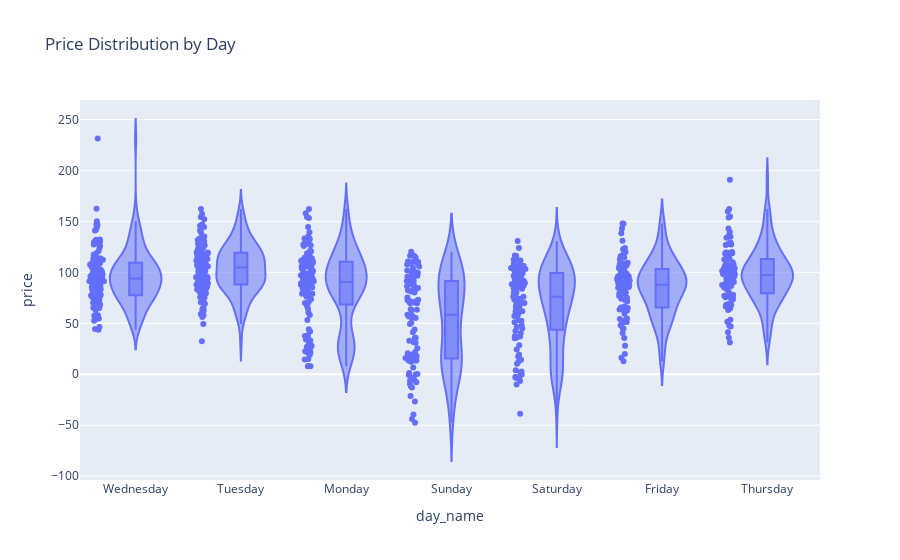

This figure's notebook cell:
### Code cell
# Violin plot of price distribution by day
fig = px.violin(plot_data, x='day_name', y='price', box=True, points='all', title='Price Distribution by Day')
fig.show()

### Figure 1 — Plotly figure (JSON) as saved in the notebook; plotly's stock layout.template omitted (floating-point values rounded to 4 significant figures; data arrays with more than 128 entries replaced by an {"elided": "..."} marker saying what was removed)
{"data": [{"alignmentgroup": "True", "box": {"visible": true}, "hovertemplate": "day_name=%{x}<br>price=%{y}<extra></extra>", "legendgroup": "", "marker": {"color": "#636efa"}, "name": "", "offsetgroup": "", "orientation": "v", "points": "all", "scalegroup": "True", "showlegend": false, "type": "violin", "x": {"elided": "744 str values"}, "x0": " ", "xaxis": "x", "y": {"elided": "744 float values"}, "y0": " ", "yaxis": "y"}], "layout": {"legend": {"tracegroupgap": 0}, "title": {"text": "Price Distribution by Day"}, "violinmode": "group", "xaxis": {"anchor": "y", "domain": [0, 1], "title": {"text": "day_name"}}, "yaxis": {"anchor": "x", "domain": [0, 1], "title": {"text": "price"}}}}
